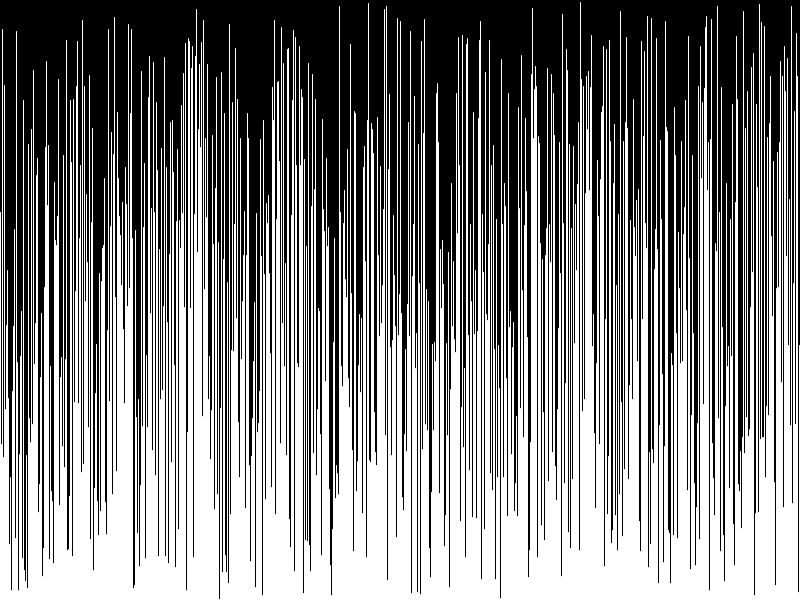
Frame 1 (no input)
Frame 60 (the mouse pressed at the canvas centre just before this capture): identical to frame 1, image omitted
Frame 120 (the mouse held since frame 60 and released just before this capture): identical to frame 1, image omitted

The Processing sketch that drew this single still picture (run headless with seeded random() and noise(); from frame 60 on, the mouse is pressed at the canvas centre):

// Processing sketch: sorting
// ── sorting.pde
float [] values;

void setup() {
  size(800, 600); 
values = new float[width];
for (int i = 0; i< values.length; i++){
values[i] = random(height);
  }
}

void draw(){
  background(0);
  for (int i = 0; i< values.length; i++){
    stroke(255);
line(i, height, i, height - values[i]);
  }
}
